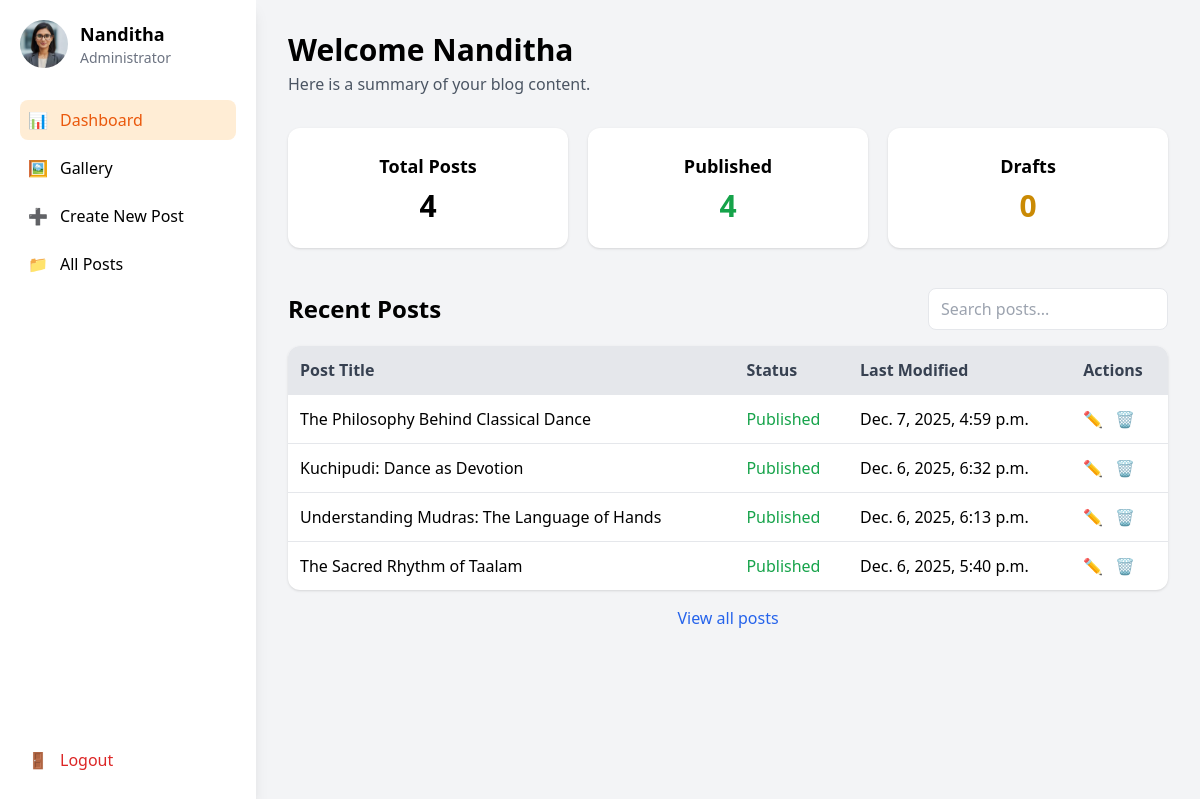
The app's page /myadmin/dashboard/ (signed in) with its own data.
### frontend/models.py (models this page shows, shortened)
class Post(models.Model):
    STATUS_CHOICES = [
        ('draft', 'Draft'),
        ('published', 'Published'),
    ]
    title = models.CharField(max_length=255)
    excerpt = models.TextField(null=True, blank=True)
    content = models.TextField(null=True, blank=True)
    category = models.CharField(max_length=100, null=True, blank=True)
    image = models.ImageField(upload_to='blog_images/', null=True, blank=True)
    read_time = models.CharField(max_length=20, null=True, blank=True)
    status = models.CharField(max_length=10, choices=STATUS_CHOICES, default='draft')
    created_at = models.DateTimeField(auto_now_add=True, null=True)
    updated_at = models.DateTimeField(auto_now=True, null=True)

### frontend/views.py (the view)
# urls.py: path("myadmin/dashboard/", views.admin_dashboard, name="admin_dashboard"),
def admin_dashboard(request):
    if not request.session.get('admin_logged_in'):
        return redirect("admin_login")
    total_posts = Post.objects.count()
    published_posts = Post.objects.filter(status='published').count()
    drafts = Post.objects.filter(status='draft').count()
    recent_posts = Post.objects.order_by('-updated_at')[:5]
    return render(request, "admin/admin_dashboard.html", {
        'total_posts': total_posts,
        'published_posts': published_posts,
        'drafts': drafts,
        'recent_posts': recent_posts,
    })

### frontend/templates/admin/admin_dashboard.html (shortened to what this page needs)
{% load static %}
<!DOCTYPE html>
<html lang="en">
<head>
    <script src="https://cdn.tailwindcss.com"></script>
</head>
<body class="bg-gray-100">
<div class="flex min-h-screen">
    <aside class="w-64 bg-white shadow-lg p-5 flex flex-col justify-between">
        <div>
            <div class="flex items-center space-x-3 mb-8">
                <img src="{% static 'nanditha/photos/dp.jpeg' %}"
                     class="w-12 h-12 rounded-full object-cover">
                <div>
                    <p class="font-semibold text-lg">Nanditha</p>
                    <p class="text-gray-500 text-sm">Administrator</p>
                </div>
            </div>
            <nav class="space-y-2">
                <a href="{% url 'admin_dashboard' %}"
                   class="flex items-center space-x-3 p-2 rounded-lg bg-orange-100 text-orange-600 font-medium">
                    <span>📊</span><span>Dashboard</span>
                </a>
                <a href="{% url 'admin_gallery' %}"
                   class="flex items-center space-x-3 p-2 rounded-lg hover:bg-gray-100">
                    <span>🖼️</span><span>Gallery</span>
                </a>
                <a href="{% url 'create_post' %}"
                   class="flex items-center space-x-3 p-2 rounded-lg hover:bg-gray-100">
                    <span>➕</span><span>Create New Post</span>
                </a>
                <a href="{% url 'all_posts' %}"
                   class="flex items-center space-x-3 p-2 rounded-lg hover:bg-gray-100">
                    <span>📁</span><span>All Posts</span>
                </a>
            </nav>
        </div>
        <form action="{% url 'admin_logout' %}" method="POST">
            <button class="flex items-center space-x-3 p-2 mt-6 w-full
                           hover:bg-red-100 text-red-600 rounded-lg font-medium">
                <span>🚪</span> <span>Logout</span>
            </button>
        </form>
    </aside>
    <main class="flex-1 p-8 overflow-y-auto">
        <h1 class="text-3xl font-bold mb-1">Welcome Nanditha</h1>
        <p class="text-gray-600 mb-8">Here is a summary of your blog content.</p>
        <div class="grid grid-cols-1 md:grid-cols-3 gap-5 mb-10" id="summary-boxes">
            <div class="bg-white shadow rounded-xl p-6 text-center">
                <p class="text-lg font-semibold">Total Posts</p>
                <p class="text-3xl font-bold mt-2">{{ total_posts }}</p>
            </div>
            <div class="bg-white shadow rounded-xl p-6 text-center">
                <p class="text-lg font-semibold">Published</p>
                <p class="text-3xl font-bold mt-2 text-green-600">{{ published_posts }}</p>
            </div>
            <div class="bg-white shadow rounded-xl p-6 text-center">
                <p class="text-lg font-semibold">Drafts</p>
                <p class="text-3xl font-bold mt-2 text-yellow-600">{{ drafts }}</p>
            </div>
        </div>
        <div class="flex items-center justify-between mb-4">
            <h2 class="text-2xl font-semibold">Recent Posts</h2>
            <form method="GET" action="" class="w-60">
                <input type="text" name="search" placeholder="Search posts..."
                       class="w-full px-3 py-2 rounded-lg border focus:ring-2 focus:ring-orange-400">
            </form>
        </div>
        <div class="bg-white shadow rounded-xl overflow-x-auto">
            <table class="w-full text-left">
                <thead class="bg-gray-200 text-gray-700">
                    <tr>
                        <th class="p-3">Post Title</th>
                        <th class="p-3">Status</th>
                        <th class="p-3">Last Modified</th>
                        <th class="p-3">Actions</th>
                    </tr>
                </thead>
                <tbody id="post-table-body">
                    {% for post in recent_posts %}
                    <tr class="border-t">
                        <td class="p-3">{{ post.title }}</td>
                        <td class="p-3">
                            {% if post.status == 'published' %}
                                <span class="text-green-600 font-medium">Published</span>
                            {% else %}
                                <span class="text-yellow-600 font-medium">Draft</span>
                            {% endif %}
                        </td>
                        <td class="p-3">{{ post.updated_at }}</td>
                        <td class="p-3 flex space-x-3">
                            <a href="{% url 'edit_post' post.id %}" class="text-blue-600">✏️</a>
                            <a href="{% url 'delete_post' post.id %}" class="text-red-600">🗑️</a>
                        </td>
                    </tr>
                    {% endfor %}
                </tbody>
            </table>
        </div>
        <div class="mt-4 text-center">
            <button id="viewAllBtn"
                class="text-blue-600 hover:underline font-medium">View all posts</button>
        </div>
    </main>
</div>
</body>
</html>

### records on screen
Post: title "The Philosophy Behind Classical Dance", status "Published", updated_at "Dec. 7, 2025, 4:59 p.m."
Post: title "Kuchipudi: Dance as Devotion", status "Published", updated_at "Dec. 6, 2025, 6:32 p.m."
Post: title "Understanding Mudras: The Language of Hands", status "Published", updated_at "Dec. 6, 2025, 6:13 p.m."
Post: title "The Sacred Rhythm of Taalam", status "Published", updated_at "Dec. 6, 2025, 5:40 p.m."

### other values on screen
{{ total_posts }} "4"
{{ published_posts }} "4"
{{ drafts }} "0"
